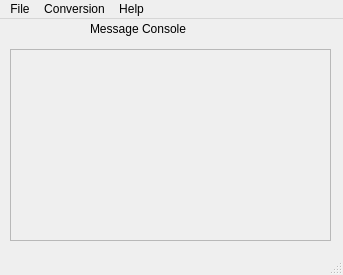
<?xml version="1.0" encoding="UTF-8"?>
<ui version="4.0">
 <class>upgraderGui</class>
 <widget class="QMainWindow" name="upgraderGui">
  <property name="enabled">
   <bool>true</bool>
  </property>
  <property name="geometry">
   <rect>
    <x>0</x>
    <y>0</y>
    <width>343</width>
    <height>275</height>
   </rect>
  </property>
  <property name="windowTitle">
   <string>MainWindow</string>
  </property>
  <widget class="QWidget" name="centralwidget">
   <widget class="QPlainTextEdit" name="plainTextEdit">
    <property name="enabled">
     <bool>false</bool>
    </property>
    <property name="geometry">
     <rect>
      <x>10</x>
      <y>30</y>
      <width>321</width>
      <height>192</height>
     </rect>
    </property>
   </widget>
   <widget class="QLabel" name="label">
    <property name="geometry">
     <rect>
      <x>90</x>
      <y>0</y>
      <width>261</width>
      <height>20</height>
     </rect>
    </property>
    <property name="text">
     <string>Message Console</string>
    </property>
   </widget>
  </widget>
  <widget class="QMenuBar" name="menubar">
   <property name="geometry">
    <rect>
     <x>0</x>
     <y>0</y>
     <width>343</width>
     <height>25</height>
    </rect>
   </property>
   <widget class="QMenu" name="menuFile">
    <property name="title">
     <string>File</string>
    </property>
    <addaction name="actionOpen_File"/>
    <addaction name="actionClose_file"/>
    <addaction name="separator"/>
    <addaction name="actionQuit"/>
   </widget>
   <widget class="QMenu" name="menuConversion">
    <property name="title">
     <string>Conversion</string>
    </property>
    <addaction name="actionStart_conversion"/>
   </widget>
   <widget class="QMenu" name="menuHelp">
    <property name="title">
     <string>Help</string>
    </property>
    <addaction name="separator"/>
    <addaction name="actionVersion"/>
   </widget>
   <addaction name="menuFile"/>
   <addaction name="menuConversion"/>
   <addaction name="menuHelp"/>
  </widget>
  <widget class="QStatusBar" name="statusbar"/>
  <action name="actionOpen_File">
   <property name="text">
    <string>Open file</string>
   </property>
  </action>
  <action name="actionClose_file">
   <property name="enabled">
    <bool>false</bool>
   </property>
   <property name="text">
    <string>Close file</string>
   </property>
  </action>
  <action name="actionQuit">
   <property name="text">
    <string>Quit</string>
   </property>
  </action>
  <action name="actionStart_conversion">
   <property name="text">
    <string>Start conversion</string>
   </property>
  </action>
  <action name="actionVersion">
   <property name="text">
    <string>Version</string>
   </property>
  </action>
 </widget>
 <resources/>
 <connections/>
</ui>
